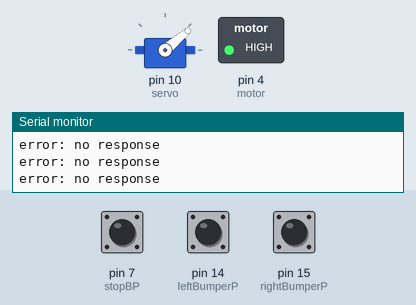
This sketch was run on a simulated Arduino Uno, built with avr-gcc and run on an emulated ATmega328P. Parts: servo, switched loads named in the sketch (green lamp = pin HIGH), the last lines printed to the serial monitor. The test bench sets the inputs (shaded band); at power-on: pin 7 (stopBP) LOW, pin 14 (leftBumperP) LOW, pin 15 (rightBumperP) LOW. Pins used as bus, display or sensor lines are not drawn.

Above: at 5.09 s.
At 6.2 s:
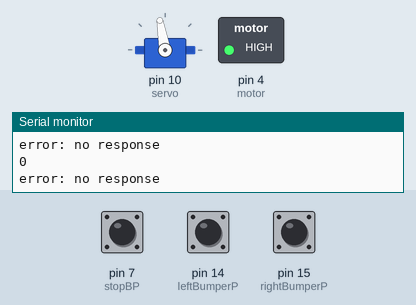
6.3 s: pin 7 (stopBP) pulled HIGH for 0.15 s
At 6.9 s:
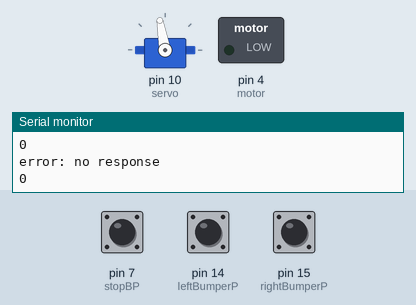
Timing chart, 0 to 37.8 s (numbered marks = the images above; inputs shaded):
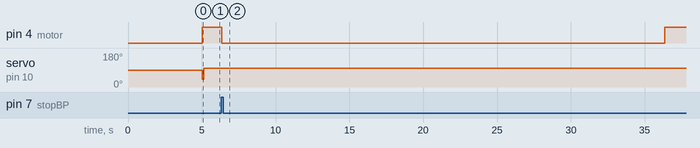

Measured:
- after the input at 6.3 s, pin 4 (motor): HIGH → LOW after 0.06 s, → HIGH 30.0 s later

The sketch:

coldrun_demo.ino
```cpp
#include <Pixy2.h>
#include <Servo.h>

Pixy2 pixy;
Servo servo;

int motor = 4;
int width = 0;
int angle = 40;
int rightBumperP = 15;
int leftBumperP = 14;
int stopBP = 7;
int stopB = 0;
int leftBumper = 0;
int rightBumper = 0;

void setup() {
  pinMode(motor, OUTPUT);
  servo.attach(10);
  Serial.begin(9600);
  //servo.write(angle);
  Serial.println("testo");
  pixy.init();
  pinMode(stopBP, INPUT);
  pinMode(leftBumperP, INPUT);
  pinMode(stopBP, INPUT);
}

void loop() {

  rightBumper = digitalRead(rightBumperP);
  leftBumper = digitalRead(leftBumperP);
  stopB = digitalRead(stopBP);
  servo.write(angle);
  if(rightBumper == HIGH || leftBumper == HIGH){
    analogWrite(motor, 0);
  }
  if(stopB == HIGH){
    analogWrite(motor, 0);
    delay(30000);
  }
          int i;
      pixy.line.getMainFeatures();

    width = pixy.line.vectors->m_y1;
    if(rightBumper == LOW && leftBumper == LOW){
    analogWrite(motor, 155);
    }
    delay(100);
   //analogWrite(motor, 0);


     // Serial.println("test");
   if(width < 20){
    angle = 70;
   // Serial.print("left");
   }
   if(width > 20){
    angle = 100;
  //  Serial.print("Right");

    }
    if(width == 0){
      angle = 100;
    }
delay(10);
    Serial.println(width);
}
```
